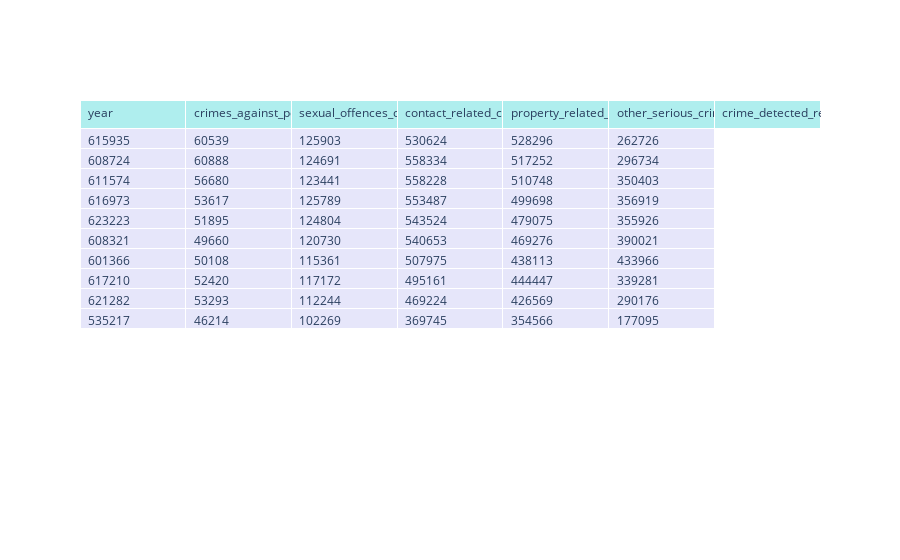

Notebook source saved alongside this figure:
### Code cell
fig = go.Figure(data=[go.Table(
    header=dict(values=list(sa.columns),
                fill_color='paleturquoise',
                align='left'),
    cells=dict(values=[sa.crimes_against_person, sa.sexual_offences_cimes, sa.contact_related_crimes,
                       sa.property_related_crimes, sa.other_serious_crimes, sa.crime_detected_result_police_action],
               fill_color='lavender',
               align='left'))
])

fig.show()

### Figure 1 — Plotly figure (JSON) as saved in the notebook; plotly's stock layout.template omitted (floating-point values rounded to 4 significant figures)
{"data": [{"cells": {"align": "left", "fill": {"color": "lavender"}, "values": [[615935, 608724, 611574, 616973, 623223, 608321, 601366, 617210, 621282, 535217], [60539, 60888, 56680, 53617, 51895, 49660, 50108, 52420, 53293, 46214], [125903, 124691, 123441, 125789, 124804, 120730, 115361, 117172, 112244, 102269], [530624, 558334, 558228, 553487, 543524, 540653, 507975, 495161, 469224, 369745], [528296, 517252, 510748, 499698, 479075, 469276, 438113, 444447, 426569, 354566], [262726, 296734, 350403, 356919, 355926, 390021, 433966, 339281, 290176, 177095]]}, "header": {"align": "left", "fill": {"color": "paleturquoise"}, "values": ["year", "crimes_against_person", "sexual_offences_cimes", "contact_related_crimes", "property_related_crimes", "other_serious_crimes", "crime_detected_result_police_action"]}, "type": "table"}], "layout": {}}
